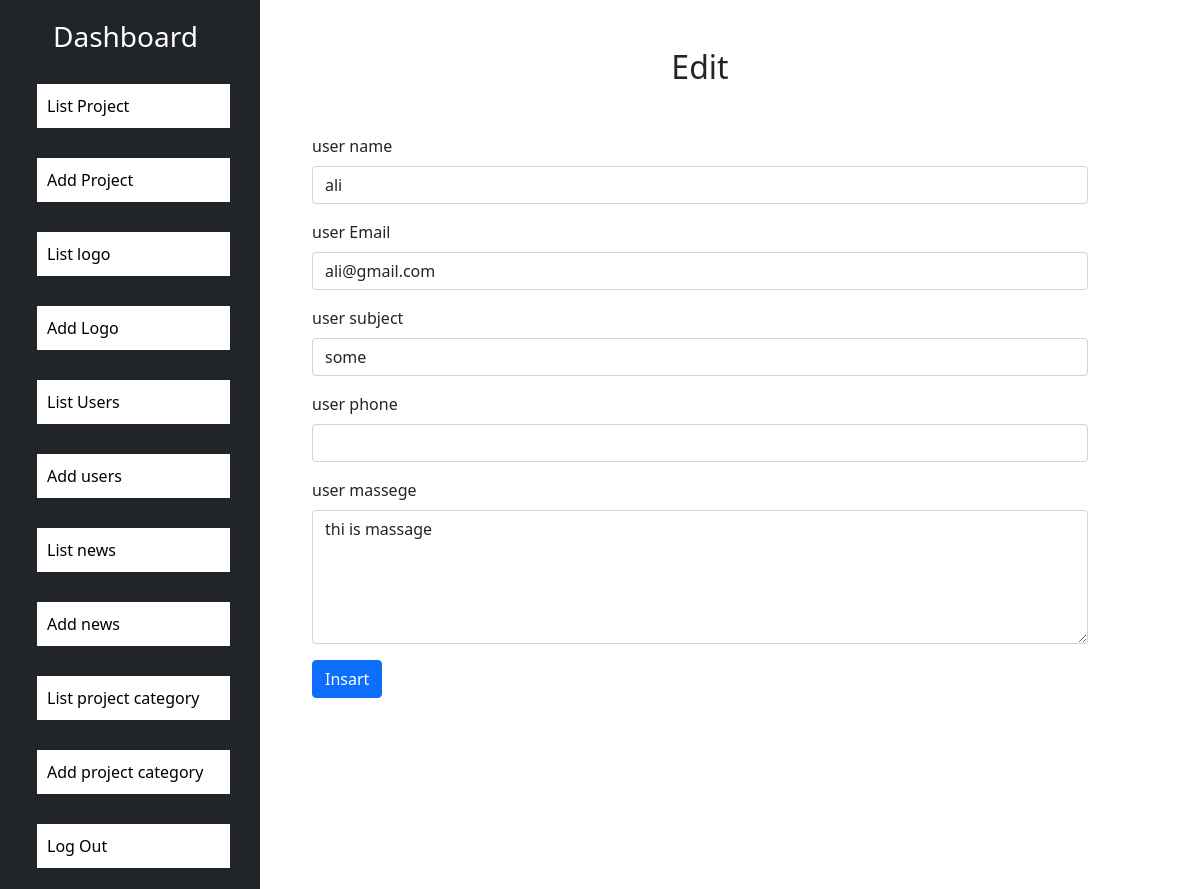
Screenshot of /dashboard/edituser.php?id=1 with the database file from the repository.
### tables this page shows
CREATE TABLE `user` (
  `id` int(11) NOT NULL,
  `name` varchar(50) NOT NULL,
  `email` varchar(40) NOT NULL,
  `subject` varchar(70) NOT NULL,
  `phone` varchar(15) DEFAULT NULL,
  `massege` varchar(550) NOT NULL
);

### dashboard/edituser.php (the view, shortened to what this page needs)
<!DOCTYPE html>
<html lang="en">
<head>
    <?php include('css.php');
    include('conf.php');
    $id = $_GET['id'];
    $sql1 = "select * from user where id = $id";
    $result1 = mysqli_query($con,$sql1) or die('query expired');
    $row = mysqli_fetch_assoc($result1);
   $name =   $row['name'];
   $email =    $row['email'];
   $sub =    $row['subject'];
     $phon =  $row['phone'];
     $mass =  $row['massege'];
        ?>
</head>
<body>
    <div class="container-fluid ">
        <div class="row p-0">
            <div class="col-md-3 p-0">
                <?php include('sidebar.php'); ?>
            </div>
            <div class="col-md-8 mt-5">
                <h2 class="text-center">Edit </h2>
                <form action="" method="POST" class="mt-5" enctype="multipart/form-data">
                <div class="mb-3">
    <label class="form-label">user name</label>
    <input type="text" name="name" value="<?php echo $name ?>" class="form-control" >
  </div>
  <div class="mb-3">
    <label class="form-label">user Email</label>
    <input type="email" name="email" value="<?php echo $email ?>" class="form-control" >
  </div>
  <div class="mb-3">
    <label class="form-label">user subject</label>
    <input type="text" name="subj" value="<?php echo $sub ?>" class="form-control" >
  </div>
  <div class="mb-3">
    <label class="form-label">user phone</label>
    <input type="number" name="phon" value="<?php echo $phon ?>" class="form-control" >
  </div>
  <div class="mb-3">
    <label class="form-label">user massege</label>
    <textarea name="mass" rows="5"  class="form-control"><?php echo $mass ?></textarea>
  </div>
  <button type="submit" class="btn btn-primary" name="update">Insart</button>
</form>
        </div>
    </div>
</div>
</body>
</html>

### rows the page displays
user: name "ali", email "ali@gmail.com", subj "some", mass "thi is massage"
